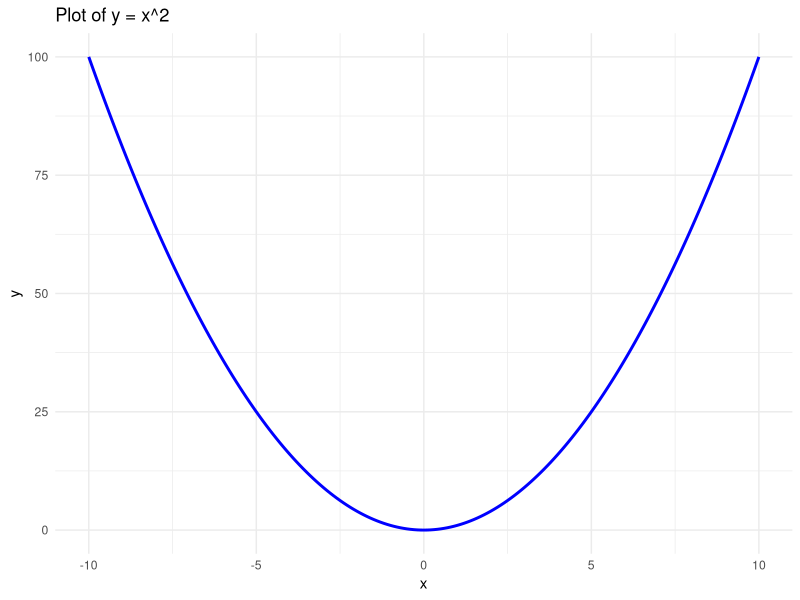

R code for this plot:
library(ggplot2)

data <- data.frame(
  x = seq(-10, 10, by = 0.1)
)

data$y <- data$x^2

ggplot(data, aes(x = x, y = y)) +
  geom_line(color = "blue", size = 1) +
  labs(
    title = "Plot of y = x^2",
    x = "x",
    y = "y"
  ) +
  theme_minimal()

